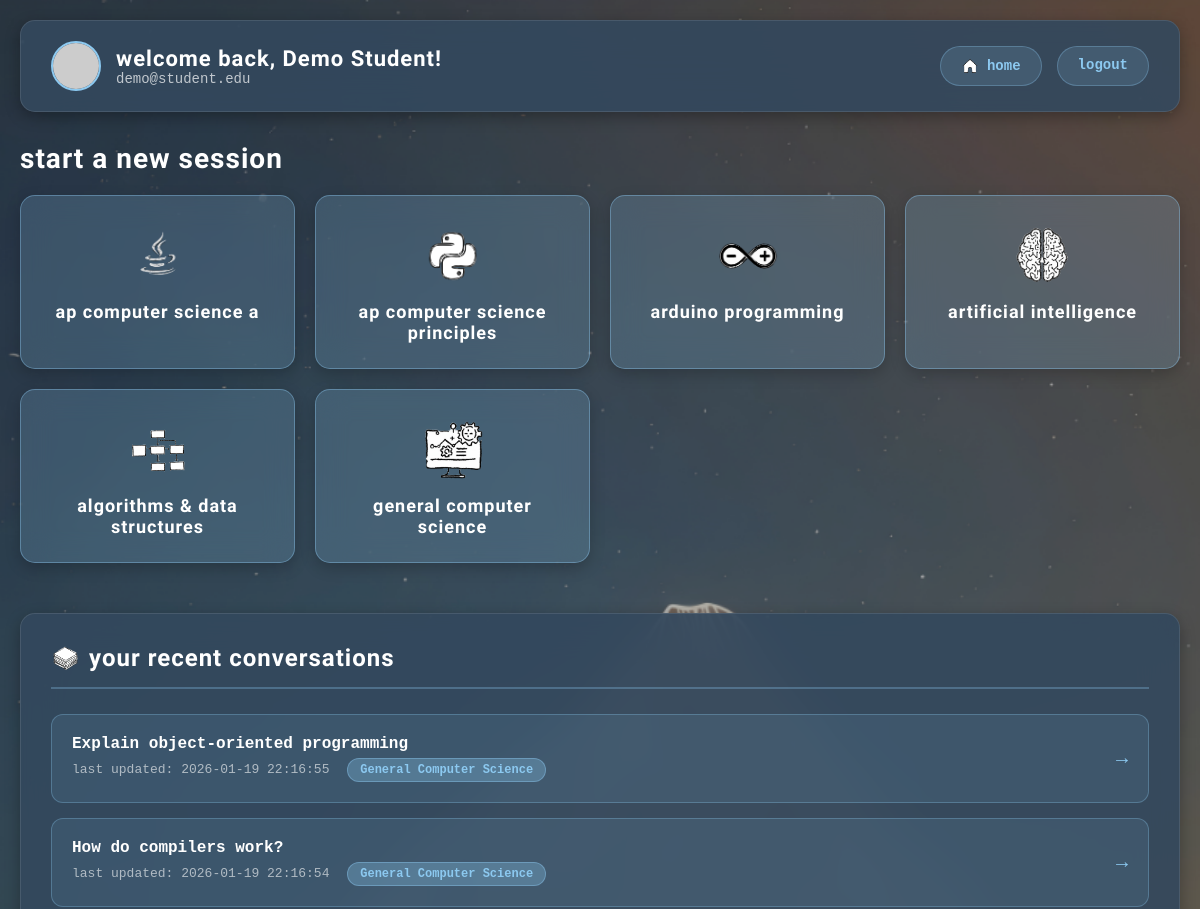
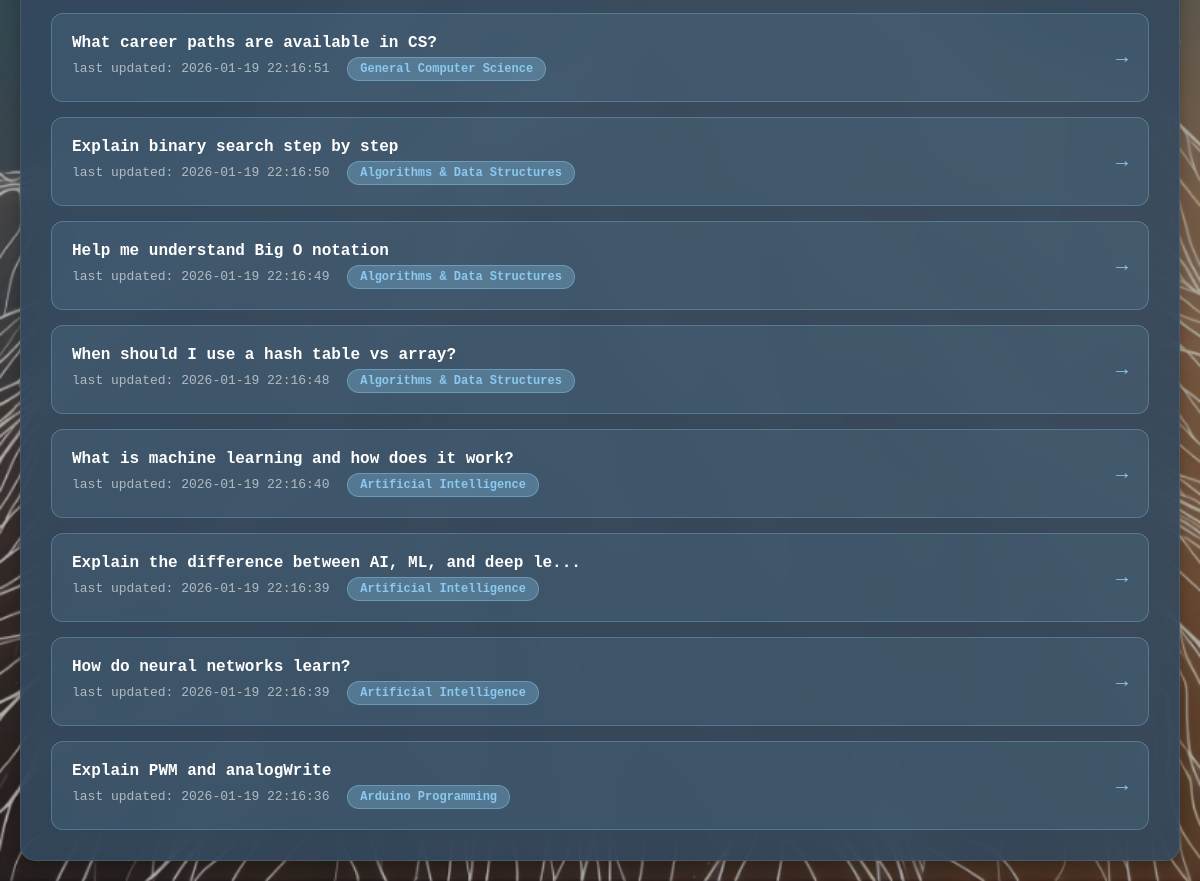
Page /dashboard (signed in) on the committed database (2 pictures, top to bottom).
### tables this page shows
CREATE TABLE conversations
                 (id INTEGER PRIMARY KEY AUTOINCREMENT,
                  user_id INTEGER NOT NULL,
                  subject TEXT NOT NULL,
                  title TEXT,
                  messages TEXT NOT NULL,
                  created_at TIMESTAMP DEFAULT CURRENT_TIMESTAMP,
                  updated_at TIMESTAMP DEFAULT CURRENT_TIMESTAMP,
                  FOREIGN KEY (user_id) REFERENCES users (id));

### app.py (the view)
@app.route('/dashboard')
@login_required
def dashboard():
    user = {
        'name': session.get('name'),
        'email': session.get('email'),
        'picture': session.get('picture')
    }
    db = get_db()
    conversations = db.execute(
        '''SELECT id, subject, title, updated_at
           FROM conversations
           WHERE user_id = ?
           ORDER BY updated_at DESC
           LIMIT 10''',
        (session['user_id'],)
    ).fetchall()
    db.close()
    conv_list = []
    for conv in conversations:
        conv_list.append({
            'id': conv['id'],
            'subject': conv['subject'],
            'title': conv['title'],
            'updated_at': conv['updated_at']
        })
    return render_template('dashboard.html',
                         subjects=SUBJECTS,
                         user=user,
                         conversations=conv_list)

### app.py (called while the page is built)
def get_db():
    conn = sqlite3.connect('tutorbot.db')
    conn.row_factory = sqlite3.Row
    return conn

def login_required(f):
    @wraps(f)
    def decorated_function(*args, **kwargs):
        if 'user_id' not in session:
            if request.path.startswith('/api/'):
                return jsonify({'success': False, 'error': 'Not logged in'}), 401
            return redirect('/')
        return f(*args, **kwargs)
    return decorated_function

### templates/dashboard.html (shortened to what this page needs)
<!DOCTYPE html>
<html lang="en">
<head>
</head>
<body>
    <div class="container">
        <div class="header">
            <div class="header-left">
                {% if user.picture %}
                <img src="{{ user.picture }}" alt="user" class="user-avatar">
                {% else %}
                <div class="user-avatar" style="background: rgba(140, 201, 240, 0.3); display: flex; align-items: center; justify-content: center; font-size: 24px; font-weight: 700;">
                    {{ user.name[0] if user.name else '?' }}
                </div>
                {% endif %}
                <div class="user-info">
                    <h2>welcome back, {{ user.name or 'student' }}!</h2>
                    <p>{{ user.email }}</p>
                </div>
            </div>
            <div class="header-right">
                <a href="/" class="btn btn-secondary" style="display: inline-flex; align-items: center; gap: 8px;">
                    <img src="{{ url_for('static', filename='images/home.png') }}" alt="" style="width: 18px; height: 18px; filter: brightness(1.2);">
                    home
                </a>
                <a href="/logout" class="btn btn-secondary">logout</a>
            </div>
        </div>
        <h2 class="section-title">start a new session</h2>
        <div class="subjects-grid">
            {% for key, subject in subjects.items() %}
            <a href="/chat/{{ key }}" class="subject-card">
                <div class="subject-icon">
                    <img src="{{ url_for('static', filename='images/' + subject.icon) }}" alt="{{ subject.name }}">
                </div>
                <div class="subject-name">{{ subject.name }}</div>
            </a>
            {% endfor %}
        </div>
        <div class="conversations-section">
            <div class="conversations-header">
                <h3 style="display: flex; align-items: center; gap: 10px;">
                    <img src="{{ url_for('static', filename='images/convers.png') }}" alt="" style="width: 28px; height: 28px;">
                    your recent conversations
                </h3>
            </div>
            {% if conversations %}
            <div class="conversation-list">
                {% for conv in conversations %}
                <div class="conversation-item" onclick="openConversation('{{ conv.subject }}', {{ conv.id }})">
                    <div class="conversation-info">
                        <div class="conversation-title">{{ conv.title or 'untitled conversation' }}</div>
                        <div class="conversation-meta">
                            last updated: {{ conv.updated_at }}
                            <span class="conversation-subject">{{ subjects[conv.subject].name }}</span>
                        </div>
                    </div>
                    <div style="color: #8cc9f0; font-size: 20px;">→</div>
                </div>
                {% endfor %}
            </div>
            {% endif %}
        </div>
    </div>
</body>
</html>

### rows in the picture
conversations: title "Explain object-oriented programming", updated_at "2026-01-19 22:16:55", subject "General Computer Science"
conversations: title "How do compilers work?", updated_at "2026-01-19 22:16:54", subject "General Computer Science"
conversations: title "What career paths are available in CS?", updated_at "2026-01-19 22:16:51", subject "General Computer Science"
conversations: title "Explain binary search step by step", updated_at "2026-01-19 22:16:50", subject "Algorithms & Data Structures"
conversations: title "Help me understand Big O notation", updated_at "2026-01-19 22:16:49", subject "Algorithms & Data Structures"
conversations: title "When should I use a hash table vs array?", updated_at "2026-01-19 22:16:48", subject "Algorithms & Data Structures"
conversations: title "What is machine learning and how does it work?", updated_at "2026-01-19 22:16:40", subject "Artificial Intelligence"
conversations: title "Explain the difference between AI, ML, and deep le...", updated_at "2026-01-19 22:16:39", subject "Artificial Intelligence"
conversations: title "How do neural networks learn?", updated_at "2026-01-19 22:16:39", subject "Artificial Intelligence"
conversations: title "Explain PWM and analogWrite", updated_at "2026-01-19 22:16:36", subject "Arduino Programming"

### other values in the picture
{{ user.name or 'student' }} "Demo Student"
{{ user.email }} "demo@student.edu"
{{ subject.name }} "ap computer science a" "ap computer science principles" "arduino programming" "artificial intelligence" "algorithms & data structures" "general computer science"
